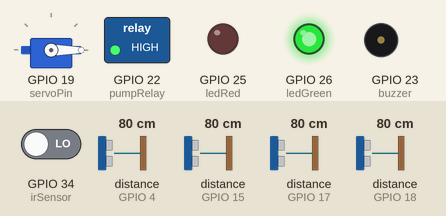
Recording of a sketch running on a simulated ESP32. Shown: servo, switched loads named in the sketch (green lamp = pin HIGH), output pins drawn as LEDs (lit = HIGH), buzzer (waves = sounding). Wiring (inferred from the names in the program): 4 × ultrasonic range finder: trigger GPIO 2, echo GPIO 4 / trigger GPIO 5, echo GPIO 18 / trigger GPIO 13, echo GPIO 15 / trigger GPIO 16, echo GPIO 17. Inputs (shaded band) come from the test bench; at power-on: distance to the obstacle (sensors on GPIO 17, GPIO 18, GPIO 4, GPIO 15) 80 cm, GPIO 34 (irSensor) LOW. The echo pulse lasts 58.3 µs per cm; pins used as bus, display or sensor lines are not drawn; what the sketch prints to the serial monitor is not drawn.

Above: at 1.2 s.
1.3 s: distance to the obstacle (sensor on GPIO 17) set to 10 cm
2.8 s: distance to the obstacle (sensor on GPIO 17) set to 7 cm
At 3.32 s:
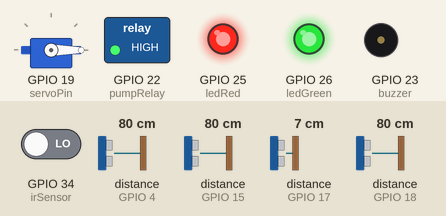
5.9 s: distance to the obstacle (sensor on GPIO 18) set to 11 cm
9.0 s: distance to the obstacle (sensor on GPIO 18) set to 8 cm
At 9.33 s:
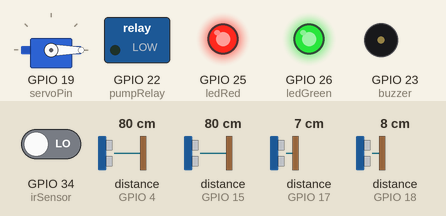
12.1 s: GPIO 34 (irSensor) driven HIGH
At 12.84 s:
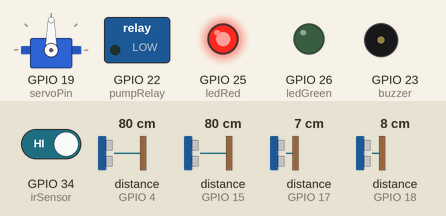
15.2 s: distance to the obstacle (sensor on GPIO 18) set to 18 cm
At 15.84 s:
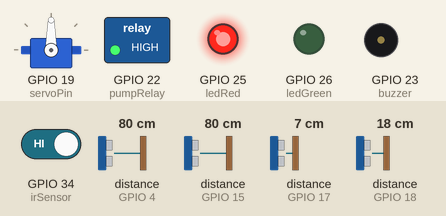
Timing chart, 0 to 19.3 s (numbered marks = the images above; inputs shaded):
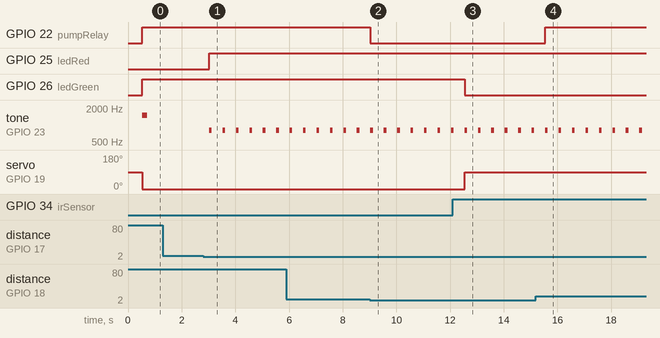

The sketch:

UltraSmart_One.ino
```cpp
#include <WiFi.h>
#include <WebServer.h>
#include <ESP32Servo.h>

const char* ssid = "SmartCity_Pro";
const char* password = "";

WebServer server(80);
Servo myServo;

const int trigTank = 5,  echoTank = 18;
const int trigWaste = 16, echoWaste = 17;
const int trigP1 = 2,  echoP1 = 4;
const int trigP2 = 13, echoP2 = 15;

const int irSensor = 34;
const int servoPin = 19;
const int buzzer = 23;
const int pumpRelay = 22;
const int ledGreen = 26;
const int ledRed = 25;

int parkingThreshold = 10;
int tankFullLevel = 8;
int wasteFullLevel = 8;

long p1_dist = 0, p2_dist = 0, tank_dist = 0, waste_dist = 0;
bool isGateOpen = false;
bool isParkingFull = false;

unsigned long lastSensorRead = 0;
const long sensorInterval = 500;

const char index_html[] PROGMEM = R"rawliteral(
<!DOCTYPE html>
<html lang="en">
<head>
  <meta charset="UTF-8">
  <meta name="viewport" content="width=device-width, initial-scale=1.0">
  <title>Smart City Dashboard</title>
  <style>
    :root {
      --bg-color: #f4f7f6;
      --card-bg: #ffffff;
      --text-main: #333333;
      --accent: #007bff;
      --success: #28a745;
      --danger: #dc3545;
      --warning: #ffc107;
    }
    [data-theme="dark"] {
      --bg-color: #121212;
      --card-bg: #1e1e1e;
      --text-main: #e0e0e0;
      --accent: #3da9fc;
    }
    body {
      font-family: 'Segoe UI', Roboto, Helvetica, Arial, sans-serif;
      background-color: var(--bg-color);
      color: var(--text-main);
      margin: 0;
      padding: 20px;
      transition: background-color 0.3s, color 0.3s;
    }
    .container {
      max-width: 800px;
      margin: 0 auto;
    }
    .header {
      display: flex;
      justify-content: space-between;
      align-items: center;
      margin-bottom: 20px;
    }
    .theme-btn {
      background: var(--accent);
      color: white;
      border: none;
      padding: 10px 15px;
      border-radius: 8px;
      cursor: pointer;
      font-weight: bold;
    }
    .grid {
      display: grid;
      grid-template-columns: repeat(auto-fit, minmax(250px, 1fr));
      gap: 20px;
    }
    .card {
      background: var(--card-bg);
      padding: 20px;
      border-radius: 12px;
      box-shadow: 0 4px 6px rgba(0,0,0,0.1);
      transition: background-color 0.3s;
    }
    .card h2 { margin-top: 0; font-size: 1.2rem; }
    .status-badge {
      display: inline-block;
      padding: 5px 10px;
      border-radius: 20px;
      font-weight: bold;
      font-size: 0.9rem;
      color: white;
      margin-top: 10px;
    }
    .bg-success { background-color: var(--success); }
    .bg-danger { background-color: var(--danger); }
    .bg-warning { background-color: var(--warning); color: #333; }

    .data-row {
      display: flex;
      justify-content: space-between;
      margin: 10px 0;
      padding-bottom: 5px;
      border-bottom: 1px solid rgba(128,128,128,0.2);
    }
  </style>
</head>
<body>
  <div class="container">
    <div class="header">
      <h1>Smart City Hub</h1>
      <button class="theme-btn" onclick="toggleTheme()">🌓</button>
    </div>

    <div class="grid">
      <div class="card">
        <h2>🚗 Parking Lot & Gate</h2>
        <div class="data-row"><span>Slot 1:</span> <strong id="p1-status">Loading...</strong></div>
        <div class="data-row"><span>Slot 2:</span> <strong id="p2-status">Loading...</strong></div>
        <div class="data-row"><span>Gate Status:</span> <strong id="gate-status">Loading...</strong></div>
        <div id="parking-badge" class="status-badge bg-success">Available</div>
      </div>

      <div class="card">
        <h2>💧 Water Management</h2>
        <div class="data-row"><span>Tank Level (Distance):</span> <strong id="tank-dist">-- cm</strong></div>
        <div class="data-row"><span>Pump Status:</span> <strong id="pump-status">Loading...</strong></div>
        <div id="tank-badge" class="status-badge bg-success">Tank Full</div>
      </div>

      <div class="card">
        <h2>🗑️ Waste Management</h2>
        <div class="data-row"><span>Bin Level (Distance):</span> <strong id="waste-dist">-- cm</strong></div>
        <div id="waste-badge" class="status-badge bg-success">Bin OK</div>
      </div>
    </div>
  </div>

  <script>
    // Theme Toggle Logic
    function toggleTheme() {
      const body = document.body;
      if (body.getAttribute('data-theme') === 'dark') {
        body.removeAttribute('data-theme');
      } else {
        body.setAttribute('data-theme', 'dark');
      }
    }

    // Fetch data from ESP32 every 1 second
    setInterval(() => {
      fetch('/api/data')
        .then(response => response.json())
        .then(data => {
          // Update Parking
          document.getElementById('p1-status').innerText = data.slot1_full ? 'Occupied' : 'Free';
          document.getElementById('p2-status').innerText = data.slot2_full ? 'Occupied' : 'Free';
          document.getElementById('gate-status').innerText = data.gate_open ? 'OPEN' : 'CLOSED';

          const parkBadge = document.getElementById('parking-badge');
          if (data.parking_full) {
            parkBadge.innerText = 'PARKING FULL';
            parkBadge.className = 'status-badge bg-danger';
          } else {
            parkBadge.innerText = 'SPACES AVAILABLE';
            parkBadge.className = 'status-badge bg-success';
          }

          // Update Tank
          document.getElementById('tank-dist').innerText = data.tank_dist + ' cm';
          document.getElementById('pump-status').innerText = data.pump_on ? 'ON (Filling)' : 'OFF';
          const tankBadge = document.getElementById('tank-badge');
          if (data.pump_on) {
            tankBadge.innerText = 'FILLING TANK';
            tankBadge.className = 'status-badge bg-warning';
          } else {
            tankBadge.innerText = 'TANK FULL';
            tankBadge.className = 'status-badge bg-success';
          }

          // Update Waste
          document.getElementById('waste-dist').innerText = data.waste_dist + ' cm';
          const wasteBadge = document.getElementById('waste-badge');
          if (data.waste_full) {
            wasteBadge.innerText = 'BIN FULL - PLEASE EMPTY';
            wasteBadge.className = 'status-badge bg-danger';
          } else {
            wasteBadge.innerText = 'BIN OK';
            wasteBadge.className = 'status-badge bg-success';
          }
        })
        .catch(err => console.error('Error fetching data:', err));
    }, 1000); // 1000ms = 1 second
  </script>
</body>
</html>
)rawliteral";

long readDistance(int trig, int echo) {
  digitalWrite(trig, LOW); delayMicroseconds(2);
  digitalWrite(trig, HIGH); delayMicroseconds(10);
  digitalWrite(trig, LOW);
  long duration = pulseIn(echo, HIGH, 30000);
  if (duration == 0) return 999;
  return duration * 0.034 / 2;
}

void handleRoot() {
  server.send(200, "text/html", index_html);
}

void handleData() {
  String json = "{";
  json += "\"slot1_full\":" + String((p1_dist < parkingThreshold && p1_dist > 0) ? "true" : "false") + ",";
  json += "\"slot2_full\":" + String((p2_dist < parkingThreshold && p2_dist > 0) ? "true" : "false") + ",";
  json += "\"parking_full\":" + String(isParkingFull ? "true" : "false") + ",";
  json += "\"gate_open\":" + String(isGateOpen ? "true" : "false") + ",";
  json += "\"tank_dist\":" + String(tank_dist) + ",";
  json += "\"pump_on\":" + String((tank_dist > tankFullLevel) ? "true" : "false") + ",";
  json += "\"waste_dist\":" + String(waste_dist) + ",";
  json += "\"waste_full\":" + String((waste_dist < wasteFullLevel && waste_dist > 0) ? "true" : "false");
  json += "}";

  server.send(200, "application/json", json);
}

void setup() {
  Serial.begin(115200);

  pinMode(trigTank, OUTPUT); pinMode(echoTank, INPUT);
  pinMode(trigWaste, OUTPUT); pinMode(echoWaste, INPUT);
  pinMode(trigP1, OUTPUT); pinMode(echoP1, INPUT);
  pinMode(trigP2, OUTPUT); pinMode(echoP2, INPUT);
  pinMode(irSensor, INPUT);
  pinMode(buzzer, OUTPUT);
  pinMode(pumpRelay, OUTPUT);
  pinMode(ledGreen, OUTPUT);
  pinMode(ledRed, OUTPUT);

  myServo.attach(servoPin);
  myServo.write(90);

  Serial.println("\nStarting Access Point...");
  WiFi.softAP(ssid, password);
  IPAddress IP = WiFi.softAPIP();
  Serial.print("AP IP address: ");
  Serial.println(IP);

  server.on("/", handleRoot);
  server.on("/api/data", handleData);
  server.begin();
  Serial.println("HTTP server started");
}

void loop() {
  server.handleClient();

  if (millis() - lastSensorRead > sensorInterval) {
    lastSensorRead = millis();

    p1_dist = readDistance(trigP1, echoP1);
    p2_dist = readDistance(trigP2, echoP2);
    tank_dist = readDistance(trigTank, echoTank);
    waste_dist = readDistance(trigWaste, echoWaste);

    bool slot1 = (p1_dist < parkingThreshold && p1_dist > 0);
    bool slot2 = (p2_dist < parkingThreshold && p2_dist > 0);
    isParkingFull = (slot1 && slot2);
    bool carAtGate = (digitalRead(irSensor) == LOW);

    if (isParkingFull) {
      digitalWrite(ledRed, HIGH);
      digitalWrite(ledGreen, LOW);
      myServo.write(90);
      isGateOpen = false;
    } else {
      if (carAtGate) {
        digitalWrite(ledGreen, HIGH);
        digitalWrite(ledRed, LOW);
        myServo.write(0); // Open
        if (!isGateOpen) { tone(buzzer, 1500, 200); }
        isGateOpen = true;
      } else {
        digitalWrite(ledGreen, LOW);
        digitalWrite(ledRed, LOW);
        myServo.write(90);
        isGateOpen = false;
      }
    }

    if (tank_dist > tankFullLevel) {
      digitalWrite(pumpRelay, HIGH);
    } else {
      digitalWrite(pumpRelay, LOW);
    }

    if (waste_dist < wasteFullLevel && waste_dist > 0) {
      digitalWrite(ledRed, HIGH);
      tone(buzzer, 800, 100);
    }
  }
}
```

Measured:
- the behaviour switches between 9 and 8 cm on distance to the obstacle (sensor on GPIO 17) (found by bisection; images 0 and 1)
- the behaviour switches between 10 and 9 cm on distance to the obstacle (sensor on GPIO 18) (found by bisection; images 1 and 2)
- after the input at 1.3 s, every drawn part: stays the same
- after the input at 2.8 s, GPIO 25 (ledRed): LOW → HIGH after 0.22 s; tone on GPIO 23 (buzzer): alternates 800 Hz for 0.10 s and silent for 0.40 s, starting after 0.22 s
- after the input at 9.0 s, GPIO 22 (pumpRelay): HIGH → LOW at once
- after the input at 12.1 s, GPIO 26 (ledGreen): HIGH → LOW after 0.44 s; servo on GPIO 19 (servoPin): 0° → 90° after 0.44 s
- after the input at 15.2 s, GPIO 22 (pumpRelay): LOW → HIGH after 0.35 s
